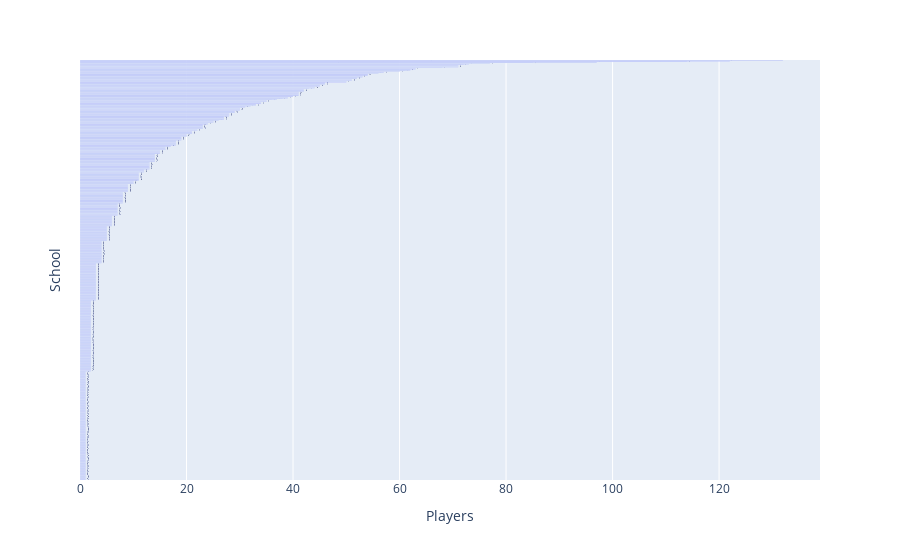

Notebook code cell kept with this figure:
### Code cell
fig = px.bar(college_df.sort_values('Players', ascending=True),
             x='Players', y='School', text='Top Player', orientation='h')
fig.update_layout(yaxis=dict(showticklabels=False))
fig.show()

### Figure 1 — Plotly figure (JSON) as saved in the notebook; plotly's stock layout.template omitted (floating-point values rounded to 4 significant figures; data arrays with more than 128 entries replaced by an {"elided": "..."} marker saying what was removed)
{"data": [{"alignmentgroup": "True", "hoverlabel": {"namelength": 0}, "hovertemplate": "Players=%{x}<br>School=%{y}<br>Top Player=%{text}", "legendgroup": "", "marker": {"color": "#636efa"}, "name": "", "offsetgroup": "", "orientation": "h", "showlegend": false, "text": {"elided": "680 str values"}, "textposition": "auto", "type": "bar", "x": {"elided": "680 int values"}, "xaxis": "x", "y": {"elided": "680 str values"}, "yaxis": "y"}], "layout": {"barmode": "relative", "legend": {"tracegroupgap": 0}, "margin": {"t": 60}, "xaxis": {"anchor": "y", "domain": [0, 1], "title": {"text": "Players"}}, "yaxis": {"anchor": "x", "domain": [0, 1], "showticklabels": false, "title": {"text": "School"}}}}
